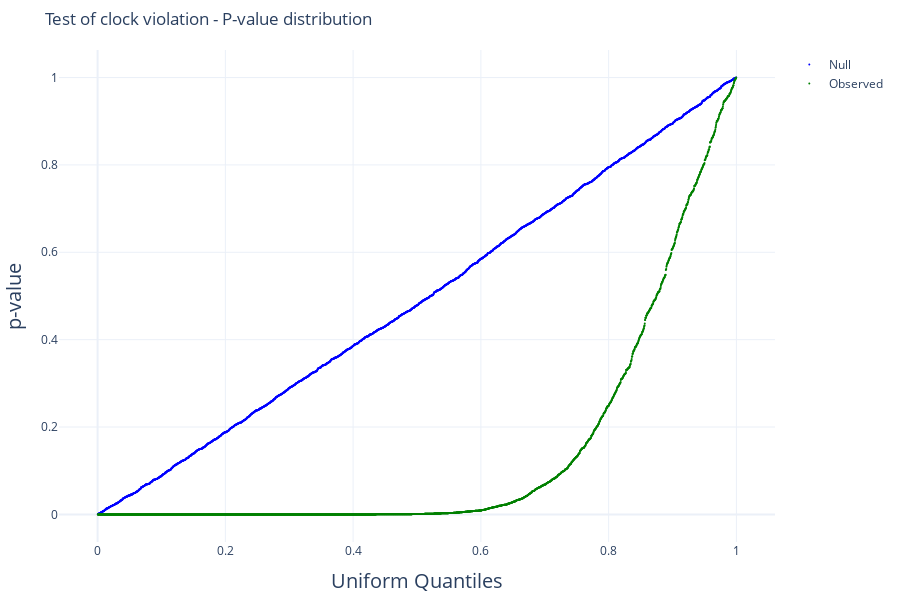

The cell this chart's notebook holds for it:
### Code cell
with open ('/Users/gulugulu/repos/PuningAnalysis/results/output_data/genome_information/p_value_list_simulated_aln_clock.json', 'r') as infile5:
    p_value_list_simulated_aln_clock = json.load(infile5)


with open ('/Users/gulugulu/repos/PuningAnalysis/results/output_data/genome_information/p_value_list_observed_aln_clock.json', 'r') as infile6:
    p_value_list_observed_aln_clock = json.load(infile6)

fig = qq_plot_null_observed([p for p in p_value_list_simulated_aln_clock if p != None], [p for p in p_value_list_observed_aln_clock if p != None])
fig.update_layout(title='Test of clock violation - P-value distribution', 
                   xaxis_title='Uniform Quantiles', 
                   yaxis_title='p-value',
                    template='plotly_white',
                    margin=dict(l=20, r=20, t=50, b=20),
                    autosize=True,
                    yaxis_title_font={'size': 20},  
                    xaxis_title_font={'size': 20}, 
                    width=None)
fig.show()

### Figure 1 — Plotly figure (JSON) as saved in the notebook; plotly's stock layout.template omitted (floating-point values rounded to 4 significant figures; data arrays with more than 128 entries replaced by an {"elided": "..."} marker saying what was removed)
{"data": [{"marker": {"color": "blue", "size": 2}, "mode": "markers", "name": "Null", "type": "scatter", "x": {"elided": "3122 float values"}, "y": {"elided": "3122 float values"}}, {"marker": {"color": "green", "size": 2}, "mode": "markers", "name": "Observed", "type": "scatter", "x": {"elided": "3122 float values"}, "y": {"elided": "3122 float values"}}], "layout": {"autosize": true, "height": 600, "margin": {"b": 20, "l": 20, "r": 20, "t": 50}, "title": {"text": "Test of clock violation - P-value distribution"}, "xaxis": {"title": {"font": {"size": 20}, "text": "Uniform Quantiles"}}, "yaxis": {"title": {"font": {"size": 20}, "text": "p-value"}}}}
